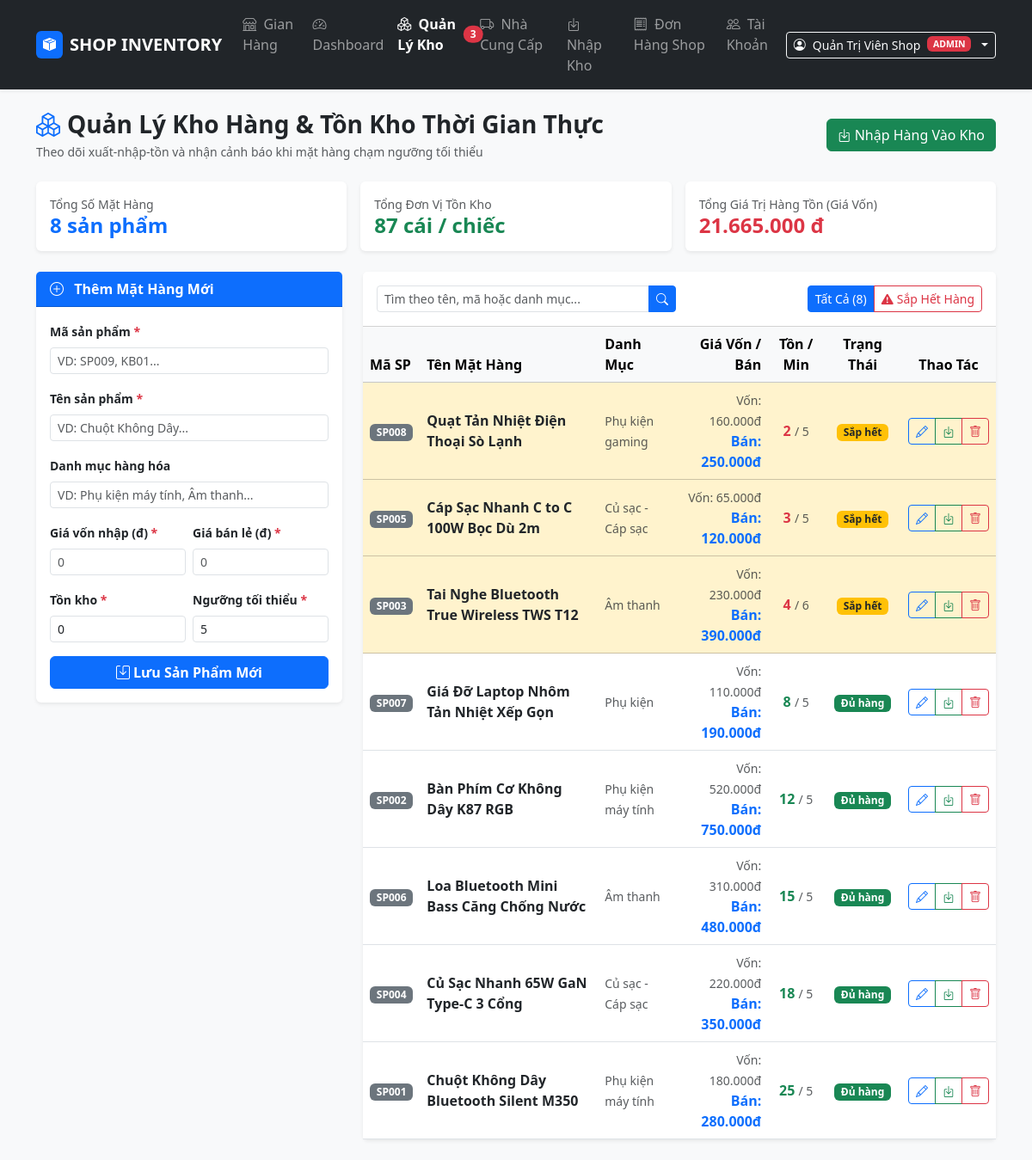
The app's page /inventory.php (signed in) with its own data.
### tables this page shows
CREATE TABLE products (
    id INT AUTO_INCREMENT PRIMARY KEY,
    code VARCHAR(50) NOT NULL UNIQUE,
    name VARCHAR(150) NOT NULL,
    category VARCHAR(50) DEFAULT 'Khác',
    price DECIMAL(12,2) NOT NULL DEFAULT 0,        
    cost_price DECIMAL(12,2) NOT NULL DEFAULT 0,   
    stock_quantity INT NOT NULL DEFAULT 0,         
    min_stock_level INT NOT NULL DEFAULT 5,        
    image_url VARCHAR(255) DEFAULT NULL,
    created_at TIMESTAMP DEFAULT CURRENT_TIMESTAMP
);

### db.php (called while the page is built, shortened)
<?php
function e($str) {
    return htmlspecialchars((string)($str ?? ''), ENT_QUOTES, 'UTF-8');
}
?>

### inventory.php (the view, shortened to what this page needs)
<?php
require_once 'db.php';
$edit_mode = false;
$form_data = [
    'id'              => '',
    'code'            => '',
    'name'            => '',
    'category'        => '',
    'price'           => '',
    'cost_price'      => '',
    'stock_quantity'  => 0,
    'min_stock_level' => 5
];
$filter_low = isset($_GET['filter']) && $_GET['filter'] === 'low';
$search_kw  = trim($_GET['kw'] ?? '');
$query_sql = "SELECT * FROM products WHERE 1=1";
$query_params = [];
$query_sql .= " ORDER BY (stock_quantity <= min_stock_level) DESC, stock_quantity ASC, id DESC";
$stmt_list = $pdo->prepare($query_sql);
$stmt_list->execute($query_params);
$products_list = $stmt_list->fetchAll();
$stock_stats = $pdo->query("
    SELECT COUNT(*) AS total_items,
           COALESCE(SUM(stock_quantity), 0) AS total_units,
           COALESCE(SUM(stock_quantity * cost_price), 0) AS total_stock_value
    FROM products
")->fetch();
?>
<!DOCTYPE html>
<html lang="vi">
<head>
    <link href="https://cdn.jsdelivr.net/npm/bootstrap@5.3.3/dist/css/bootstrap.min.css" rel="stylesheet">
    <link href="https://cdn.jsdelivr.net/npm/bootstrap-icons@1.11.3/font/bootstrap-icons.min.css" rel="stylesheet">
</head>
<body class="bg-light">
<?php include 'navbar.php'; ?>
<div class="container py-4">
    <div class="d-flex flex-wrap justify-content-between align-items-center mb-4">
        <div>
            <h3 class="fw-bold text-dark mb-1"><i class="bi bi-boxes text-primary me-2"></i>Quản Lý Kho Hàng & Tồn Kho Thời Gian Thực</h3>
            <p class="text-muted small mb-0">Theo dõi xuất-nhập-tồn và nhận cảnh báo khi mặt hàng chạm ngưỡng tối thiểu</p>
        </div>
        <div class="d-flex gap-2 mt-2 mt-sm-0">
            <a href="imports.php" class="btn btn-success"><i class="bi bi-box-arrow-in-down me-1"></i>Nhập Hàng Vào Kho</a>
        </div>
    </div>
    <div class="row g-3 mb-4">
        <div class="col-md-4">
            <div class="card border-0 shadow-sm bg-white p-3">
                <span class="text-muted small">Tổng Số Mặt Hàng</span>
                <h4 class="fw-bold text-primary mb-0"><?= $stock_stats['total_items'] ?> sản phẩm</h4>
            </div>
        </div>
        <div class="col-md-4">
            <div class="card border-0 shadow-sm bg-white p-3">
                <span class="text-muted small">Tổng Đơn Vị Tồn Kho</span>
                <h4 class="fw-bold text-success mb-0"><?= number_format($stock_stats['total_units']) ?> cái / chiếc</h4>
            </div>
        </div>
        <div class="col-md-4">
            <div class="card border-0 shadow-sm bg-white p-3">
                <span class="text-muted small">Tổng Giá Trị Hàng Tồn (Giá Vốn)</span>
                <h4 class="fw-bold text-danger mb-0"><?= number_format($stock_stats['total_stock_value'], 0, ',', '.') ?> đ</h4>
            </div>
        </div>
    </div>
    <div class="row g-4">
        <div class="col-lg-4">
            <div class="card shadow-sm border-0 sticky-top" style="top: 80px;">
                <div class="card-header <?= $edit_mode ? 'bg-warning text-dark' : 'bg-primary text-white' ?> fw-bold">
                    <i class="bi <?= $edit_mode ? 'bi-pencil-square' : 'bi-plus-circle' ?> me-2"></i>
                    <?= $edit_mode ? 'Cập Nhật Mặt Hàng #' . e($form_data['code']) : 'Thêm Mặt Hàng Mới' ?>
                </div>
                <div class="card-body">
                    <form method="POST" action="inventory.php">
                        <div class="mb-3">
                            <label class="form-label small fw-semibold">Mã sản phẩm <span class="text-danger">*</span></label>
                            <input type="text" name="code" class="form-control form-control-sm text-uppercase" placeholder="VD: SP009, KB01..." value="<?= e($form_data['code']) ?>" required>
                        </div>
                        <div class="mb-3">
                            <label class="form-label small fw-semibold">Tên sản phẩm <span class="text-danger">*</span></label>
                            <input type="text" name="name" class="form-control form-control-sm" placeholder="VD: Chuột Không Dây..." value="<?= e($form_data['name']) ?>" required>
                        </div>
                        <div class="mb-3">
                            <label class="form-label small fw-semibold">Danh mục hàng hóa</label>
                            <input type="text" name="category" class="form-control form-control-sm" placeholder="VD: Phụ kiện máy tính, Âm thanh..." value="<?= e($form_data['category']) ?>">
                        </div>
                        <div class="row g-2 mb-3">
                            <div class="col-6">
                                <label class="form-label small fw-semibold">Giá vốn nhập (đ) <span class="text-danger">*</span></label>
                                <input type="number" step="1000" min="0" name="cost_price" class="form-control form-control-sm" placeholder="0" value="<?= e($form_data['cost_price']) ?>" required>
                            </div>
                            <div class="col-6">
                                <label class="form-label small fw-semibold">Giá bán lẻ (đ) <span class="text-danger">*</span></label>
                                <input type="number" step="1000" min="0" name="price" class="form-control form-control-sm" placeholder="0" value="<?= e($form_data['price']) ?>" required>
                            </div>
                        </div>
                        <div class="row g-2 mb-3">
                            <div class="col-6">
                                <label class="form-label small fw-semibold">Tồn kho <span class="text-danger">*</span></label>
                                <input type="number" min="0" name="stock_quantity" class="form-control form-control-sm" value="<?= e($form_data['stock_quantity']) ?>" required>
                            </div>
                            <div class="col-6">
                                <label class="form-label small fw-semibold">Ngưỡng tối thiểu <span class="text-danger">*</span></label>
                                <input type="number" min="0" name="min_stock_level" class="form-control form-control-sm" value="<?= e($form_data['min_stock_level']) ?>" title="Hệ thống sẽ cảnh báo khi tồn kho <= số này" required>
                            </div>
                        </div>
                        <div class="d-grid gap-2">
                            <button type="submit" class="btn <?= $edit_mode ? 'btn-warning fw-bold' : 'btn-primary fw-bold' ?>">
                                <i class="bi bi-save me-1"></i><?= $edit_mode ? 'Lưu Cập Nhật' : 'Lưu Sản Phẩm Mới' ?>
                            </button>
                        </div>
                    </form>
                </div>
            </div>
        </div>
        <div class="col-lg-8">
            <div class="card shadow-sm border-0">
                <div class="card-header bg-white py-3">
                    <div class="row g-2 align-items-center">
                        <div class="col-md-6">
                            <form method="GET" action="inventory.php" class="input-group input-group-sm">
                                <input type="text" name="kw" class="form-control" placeholder="Tìm theo tên, mã hoặc danh mục..." value="<?= e($search_kw) ?>">
                                <button type="submit" class="btn btn-primary"><i class="bi bi-search"></i></button>
                            </form>
                        </div>
                        <div class="col-md-6 text-md-end">
                            <div class="btn-group btn-group-sm">
                                <a href="inventory.php" class="btn <?= !$filter_low ? 'btn-primary' : 'btn-outline-primary' ?>">Tất Cả (<?= $stock_stats['total_items'] ?>)</a>
                                <a href="inventory.php?filter=low" class="btn <?= $filter_low ? 'btn-danger' : 'btn-outline-danger' ?>">
                                    <i class="bi bi-exclamation-triangle-fill me-1"></i>Sắp Hết Hàng
                                </a>
                            </div>
                        </div>
                    </div>
                </div>
                <div class="table-responsive">
                    <table class="table table-hover align-middle mb-0">
                        <thead class="table-light">
                            <tr>
                                <th>Mã SP</th>
                                <th>Tên Mặt Hàng</th>
                                <th>Danh Mục</th>
                                <th class="text-end">Giá Vốn / Bán</th>
                                <th class="text-center">Tồn / Min</th>
                                <th class="text-center">Trạng Thái</th>
                                <th class="text-center">Thao Tác</th>
                            </tr>
                        </thead>
                        <tbody>
                            <?php if (empty($products_list)): ?>
                                <tr>
                                    <td colspan="7" class="text-center py-4 text-muted">
                                        <i class="bi bi-inbox fs-2 d-block mb-1"></i>
                                        Không tìm thấy sản phẩm nào!
                                    </td>
                                </tr>
                            <?php else: ?>
                                <?php foreach ($products_list as $row): ?>
                                    <?php
                                        $is_low = ($row['stock_quantity'] <= $row['min_stock_level']);
                                        $is_zero = ($row['stock_quantity'] == 0);
                                    ?>
                                    <tr class="<?= $is_zero ? 'table-danger' : ($is_low ? 'table-warning' : '') ?>">
                                        <td><span class="badge bg-secondary"><?= e($row['code']) ?></span></td>
                                        <td>
                                            <strong class="text-dark"><?= e($row['name']) ?></strong>
                                        </td>
                                        <td><small class="text-muted"><?= e($row['category'] ?: 'Chưa phân loại') ?></small></td>
                                        <td class="text-end">
                                            <small class="text-muted">Vốn: <?= number_format($row['cost_price'], 0, ',', '.') ?>đ</small><br>
                                            <strong class="text-primary">Bán: <?= number_format($row['price'], 0, ',', '.') ?>đ</strong>
                                        </td>
                                        <td class="text-center">
                                            <span class="fs-6 fw-bold <?= $is_low ? 'text-danger' : 'text-success' ?>">
                                                <?= $row['stock_quantity'] ?>
                                            </span>
                                            <span class="text-muted small">/ <?= $row['min_stock_level'] ?></span>
                                        </td>
                                        <td class="text-center">
                                            <?php if ($is_zero): ?>
                                                <span class="badge bg-danger">Hết hàng</span>
                                            <?php elseif ($is_low): ?>
                                                <span class="badge bg-warning text-dark">Sắp hết</span>
                                            <?php else: ?>
                                                <span class="badge bg-success">Đủ hàng</span>
                                            <?php endif; ?>
                                        </td>
                                        <td class="text-center">
                                            <div class="btn-group btn-group-sm">
                                                <a href="inventory.php?edit_id=<?= $row['id'] ?>" class="btn btn-outline-primary" title="Sửa thông tin"><i class="bi bi-pencil"></i></a>
                                                <a href="imports.php?quick_product_id=<?= $row['id'] ?>" class="btn btn-outline-success" title="Nhập thêm hàng"><i class="bi bi-box-arrow-in-down"></i></a>
                                                <a href="inventory.php?delete_id=<?= $row['id'] ?>" class="btn btn-outline-danger" onclick="return confirm('Bạn có chắc chắn muốn xóa sản phẩm này?')" title="Xóa"><i class="bi bi-trash"></i></a>
                                            </div>
                                        </td>
                                    </tr>
                                <?php endforeach; ?>
                            <?php endif; ?>
                        </tbody>
                    </table>
                </div>
            </div>
        </div>
    </div>
</div>
</body>
</html>

### records on screen
products: code "SP008", name "Quạt Tản Nhiệt Điện Thoại Sò Lạnh", category "Phụ kiện gaming", cost_price "160.000", price "250.000", stock_quantity "2", min_stock_level "5", shows "Sắp hết"
products: code "SP005", name "Cáp Sạc Nhanh C to C 100W Bọc Dù 2m", category "Củ sạc - Cáp sạc", cost_price "65.000", price "120.000", stock_quantity "3", min_stock_level "5", shows "Sắp hết"
products: code "SP003", name "Tai Nghe Bluetooth True Wireless TWS T12", category "Âm thanh", cost_price "230.000", price "390.000", stock_quantity "4", min_stock_level "6", shows "Sắp hết"
products: code "SP007", name "Giá Đỡ Laptop Nhôm Tản Nhiệt Xếp Gọn", category "Phụ kiện", cost_price "110.000", price "190.000", stock_quantity "8", min_stock_level "5", shows "Đủ hàng"
products: code "SP002", name "Bàn Phím Cơ Không Dây K87 RGB", category "Phụ kiện máy tính", cost_price "520.000", price "750.000", stock_quantity "12", min_stock_level "5", shows "Đủ hàng"
products: code "SP006", name "Loa Bluetooth Mini Bass Căng Chống Nước", category "Âm thanh", cost_price "310.000", price "480.000", stock_quantity "15", min_stock_level "5", shows "Đủ hàng"
products: code "SP004", name "Củ Sạc Nhanh 65W GaN Type-C 3 Cổng", category "Củ sạc - Cáp sạc", cost_price "220.000", price "350.000", stock_quantity "18", min_stock_level "5", shows "Đủ hàng"
products: code "SP001", name "Chuột Không Dây Bluetooth Silent M350", category "Phụ kiện máy tính", cost_price "180.000", price "280.000", stock_quantity "25", min_stock_level "5", shows "Đủ hàng"

### other values on screen
$nav_low_stock "3"
$_SESSION['fullname'] "Quản Trị Viên Shop"
$_SESSION['role'] "ADMIN"
$stock_stats['total_items'] "8"
$stock_stats['total_units'] "87"
$stock_stats['total_stock_value'] "21.665.000"
